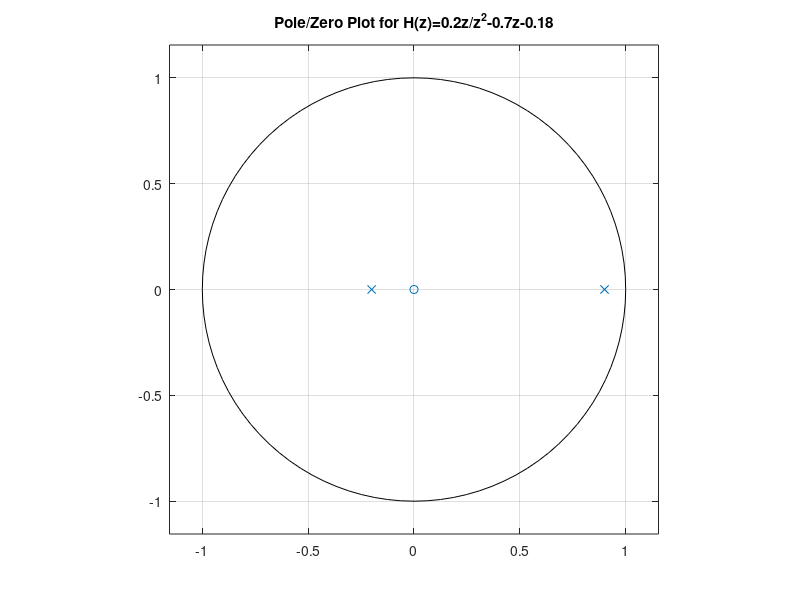
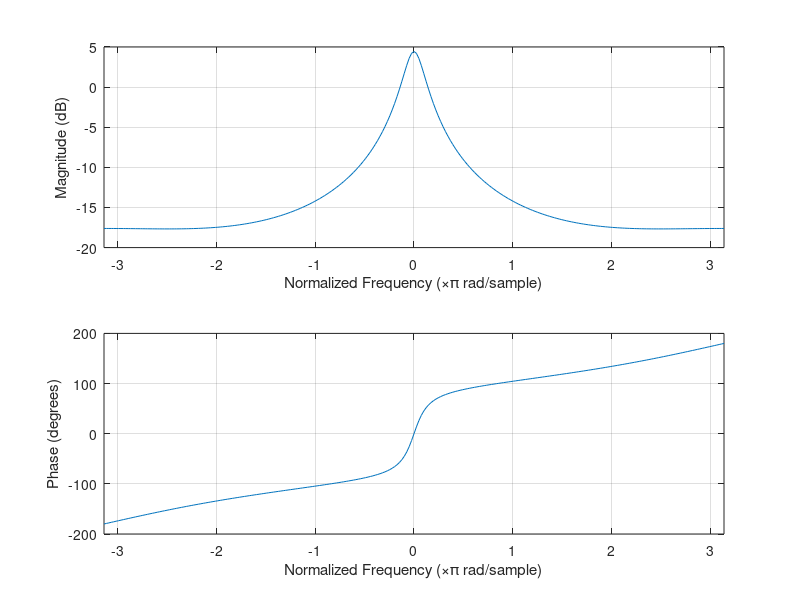
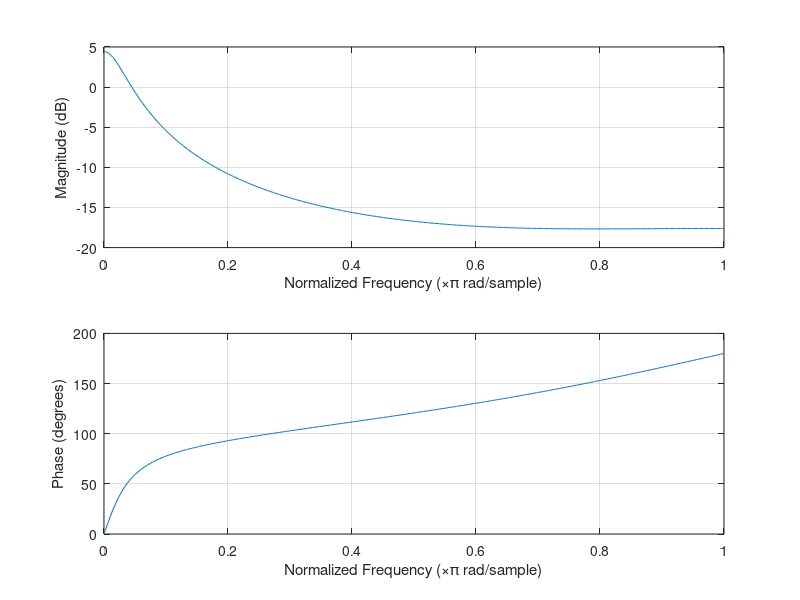
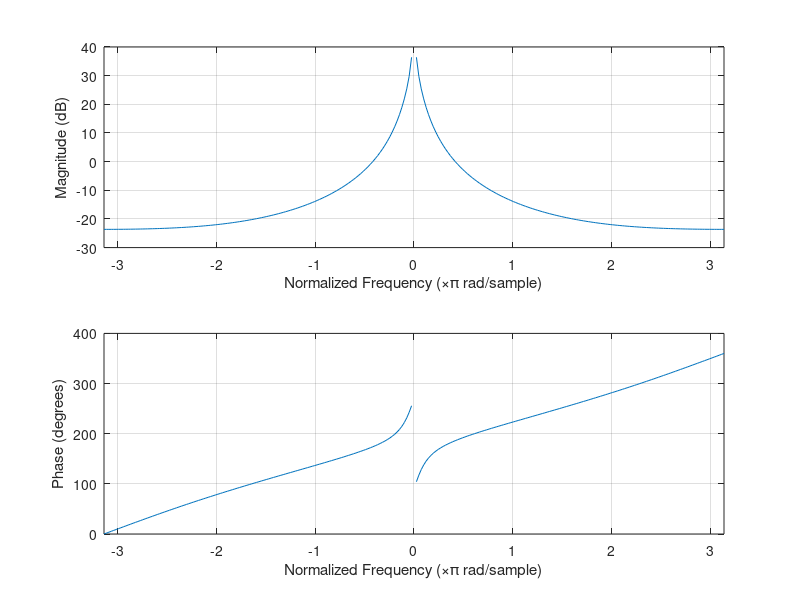

Reproduce these figures in MATLAB, in order. (Note: this script raises an error after producing the figures.)
%Lab 2 
%Exercise 2
%Christos Trimas 2016030054
%Kuriakos Christodoulidis 2016030025

clc;
clear all;
close all;

%b
fs=1;
Ts=1/fs;
num1=[0.2 0];
den1=[1 -0.9];
G1=tf(num1,den1,Ts);

num2=[0 1];
den2=[1 0.2];
G2=tf(num2,den2,Ts);


H1=G1*G2
zero = 0;
poles = [0.9 ; -0.2 ];
figure
zplane(zero,poles)
title('Pole/Zero Plot for H(z)=0.2z/z^{2}-0.7z-0.18');

%d
a=[-pi:pi/128:pi]; %diasthma 
numerator=[0 0.2 0];
denominator=[-0.18 -0.7 1];
figure
freqz(numerator,denominator,a)
figure
freqz(numerator,denominator)

%e
num3=[0 1];
den3=[1 -1];
G3=tf(num3,den3,Ts);
H2=H1*G3
denominator2=[0.18 0.52 -1.7 1 ];
figure
freqz(numerator,denominator2,a)


%2
X = [4 -3.5 0];
Y = [1 -2.5 1];

[A,B,C] = residuez(X,Y); %evresh polwn/sintelestwn

syms z; %orismos tou migadikou z

H_1 = A(1)/(1-B(1)*z^(-1));
H_2 = A(2)/(1-B(2)*z^(-1));
H = H_1 + H_2;
pretty(H)

Hn = iztrans(H)
